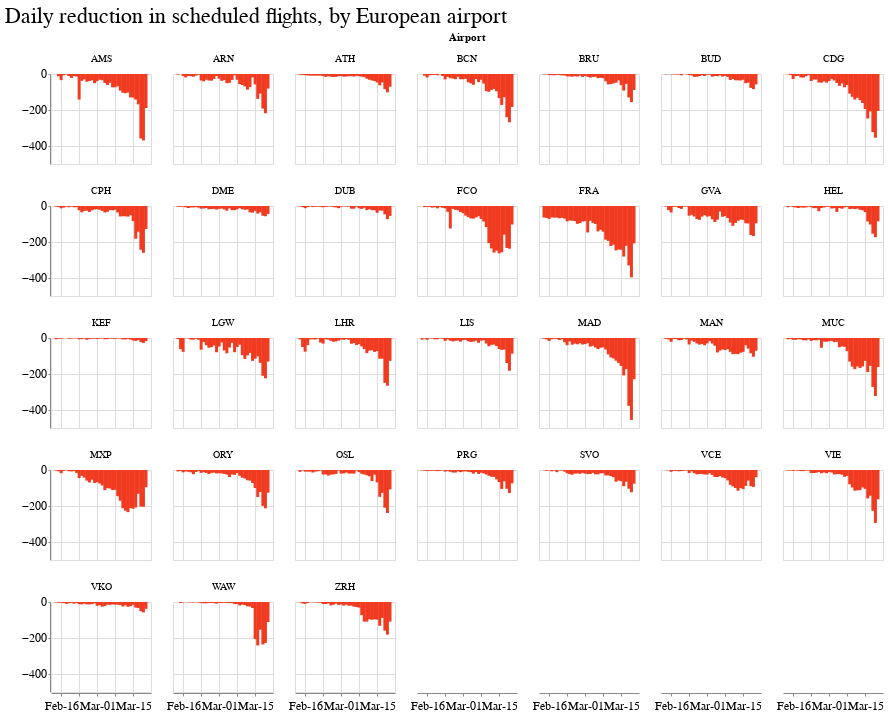

The cell this chart's notebook holds for it:
### Code cell
alt.Chart(europe_src).mark_bar(color='#f03b20', size=3).encode(
    x=alt.X('date:T', title='', axis=alt.Axis(tickCount=3, format='%b-%d')),
    y=alt.Y('diff:Q', title='')
).properties(width=100, height=90).facet(
    facet=alt.Facet('airport:N', title='Airport'),
    columns=7,
    title='Daily reduction in scheduled flights, by European airport'
)

### Figure 1 — Vega-Lite specification as saved in the notebook (floating-point values rounded to 4 significant figures; data arrays with more than 128 entries replaced by an {"elided": "..."} marker saying what was removed)
{"config": {"view": {"width": 800, "height": 450}, "background": "#ffffff", "title": {"anchor": "start", "font": "Benton Gothic Bold, sans", "fontColor": "#000000", "fontSize": 22, "fontWeight": "normal"}, "arc": {"fill": "#82c6df"}, "area": {"fill": "#82c6df"}, "line": {"stroke": "#82c6df", "strokeWidth": 3}, "path": {"stroke": "#82c6df"}, "rect": {"fill": "#82c6df"}, "shape": {"stroke": "#82c6df"}, "bar": {"fill": "#82c6df"}, "point": {"stroke": "#82c6df"}, "symbol": {"fill": "#82c6df", "size": 30}, "axis": {"titleFont": "Benton Gothic Bold, sans", "titleFontSize": 13, "titleFontWeight": "normal", "labelFont": "Benton Gothic, sans", "labelFontSize": 11.5, "labelFontWeight": "normal"}, "axisX": {"labelAngle": 0, "labelPadding": 4, "tickSize": 3}, "axisY": {"labelBaseline": "middle", "maxExtent": 45, "minExtent": 45, "tickSize": 2, "titleAlign": "left", "titleAngle": 0, "titleX": -45, "titleY": -11}, "legend": {"titleFont": "Benton Gothic Bold, sans", "titleFontSize": 13, "titleFontWeight": "normal", "symbolType": "square", "labelFont": "Benton Gothic, sans", "labelFontSize": 11.5}, "range": {"category": ["#3580b1", "#ec8431", "#ab7fb4", "#c89d29", "#adc839", "#829eb1"], "diverging": ["#e68a4f", "#f4bb6a", "#f9e39c", "#dadfe2", "#a6b7c6", "#849eae"], "heatmap": ["#fbf2c7", "#f9e39c", "#f8d36e", "#f4bb6a", "#e68a4f", "#d15a40", "#ab4232"], "ordinal": ["#fbf2c7", "#f9e39c", "#f8d36e", "#f4bb6a", "#e68a4f", "#d15a40", "#ab4232"], "ramp": ["#fbf2c7", "#f9e39c", "#f8d36e", "#f4bb6a", "#e68a4f", "#d15a40", "#ab4232"]}}, "data": {"name": "data-5c38c5fe3ea4611f028232133be2e496"}, "facet": {"type": "nominal", "field": "airport", "title": "Airport"}, "spec": {"mark": {"type": "bar", "color": "#f03b20", "size": 3}, "encoding": {"x": {"type": "temporal", "axis": {"format": "%b-%d", "tickCount": 3}, "field": "date", "title": ""}, "y": {"type": "quantitative", "field": "diff", "title": ""}}, "height": 90, "width": 100}, "columns": 7, "title": "Daily reduction in scheduled flights, by European airport", "$schema": "https://vega.github.io/schema/vega-lite/v4.0.2.json", "datasets": {"data-5c38c5fe3ea4611f028232133be2e496": {"elided": "1115 records"}}}
